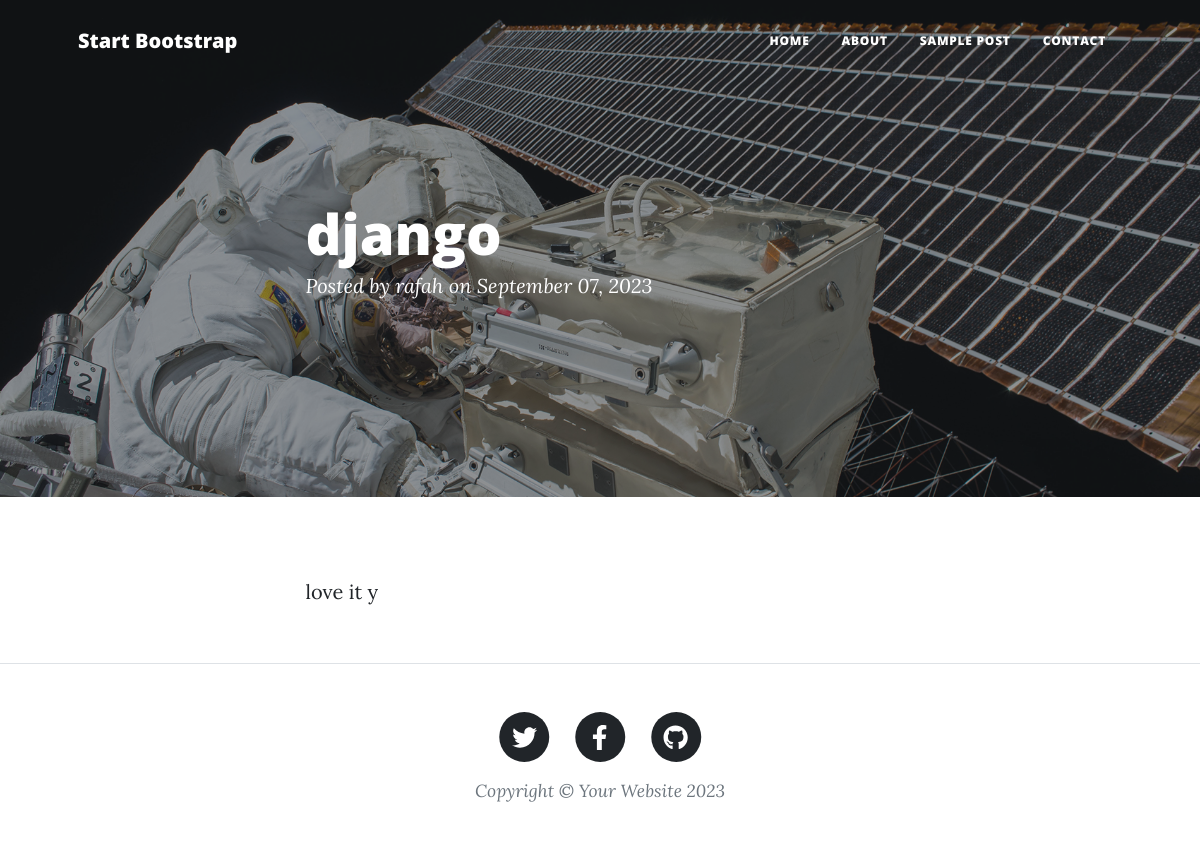
Page /blog/django on the committed database.
### posts/models.py (models this page shows, shortened)
class Post(models.Model):
    author=models.ForeignKey(User,related_name='post_author', on_delete=models.SET_NULL,null=True)
    title=models.CharField(max_length=120)
    content=models.TextField( max_length=250000)
    publish_date=models.DateTimeField(default=timezone.now)
    image = models.ImageField(upload_to='posts')
    tags = TaggableManager()
    slug = models.SlugField(null=True,blank=True)

### posts/views2.py (the view)
# urls.py: path('blog/<slug:slug>',  PostDetail.as_view()),
class PostDetail(generic.DetailView):
    model=Post

### posts/templates/posts/post_detail.html (shortened to what this page needs)
{% load static%}
<!DOCTYPE html>
<html lang="en">
    <head>
        <link href="{% static 'css/styles.css'%}" rel="stylesheet" />
    </head>
    <body>
        <nav class="navbar navbar-expand-lg navbar-light" id="mainNav">
            <div class="container px-4 px-lg-5">
                <a class="navbar-brand" href="index.html">Start Bootstrap</a>
                <div class="collapse navbar-collapse" id="navbarResponsive">
                    <ul class="navbar-nav ms-auto py-4 py-lg-0">
                        <li class="nav-item"><a class="nav-link px-lg-3 py-3 py-lg-4" href="index.html">Home</a></li>
                        <li class="nav-item"><a class="nav-link px-lg-3 py-3 py-lg-4" href="about.html">About</a></li>
                        <li class="nav-item"><a class="nav-link px-lg-3 py-3 py-lg-4" href="post.html">Sample Post</a></li>
                        <li class="nav-item"><a class="nav-link px-lg-3 py-3 py-lg-4" href="contact.html">Contact</a></li>
                    </ul>
                </div>
            </div>
        </nav>
        <header class="masthead" style="background-image: url('{% static 'assets/img/post-bg.jpg'%}')">
            <div class="container position-relative px-4 px-lg-5">
                <div class="row gx-4 gx-lg-5 justify-content-center">
                    <div class="col-md-10 col-lg-8 col-xl-7">
                        <div class="post-heading">
                            <h1>{{post.title}}</h1>
                            <span class="meta">
                                Posted by
                                <a href="#!">{{post.author}}</a>
                                on {{post.publish_date|date:"F d, o"}}
                            </span>
                        </div>
                    </div>
                </div>
            </div>
        </header>
        <article class="mb-4">
            <div class="container px-4 px-lg-5">
                <div class="row gx-4 gx-lg-5 justify-content-center">
                    <div class="col-md-10 col-lg-8 col-xl-7">
                        <p>{{post.content|safe}}</p>
                    </div>
                </div>
            </div>
        </article>
        <footer class="border-top">
            <div class="container px-4 px-lg-5">
                <div class="row gx-4 gx-lg-5 justify-content-center">
                    <div class="col-md-10 col-lg-8 col-xl-7">
                        <ul class="list-inline text-center">
                            <li class="list-inline-item">
                                <a href="#!">
                                    <span class="fa-stack fa-lg">
                                        <i class="fas fa-circle fa-stack-2x"></i>
                                        <i class="fab fa-twitter fa-stack-1x fa-inverse"></i>
                                    </span>
                                </a>
                            </li>
                            <li class="list-inline-item">
                                <a href="#!">
                                    <span class="fa-stack fa-lg">
                                        <i class="fas fa-circle fa-stack-2x"></i>
                                        <i class="fab fa-facebook-f fa-stack-1x fa-inverse"></i>
                                    </span>
                                </a>
                            </li>
                            <li class="list-inline-item">
                                <a href="#!">
                                    <span class="fa-stack fa-lg">
                                        <i class="fas fa-circle fa-stack-2x"></i>
                                        <i class="fab fa-github fa-stack-1x fa-inverse"></i>
                                    </span>
                                </a>
                            </li>
                        </ul>
                        <div class="small text-center text-muted fst-italic">Copyright &copy; Your Website 2023</div>
                    </div>
                </div>
            </div>
        </footer>
    </body>
</html>

### rows in the picture
Post: title "django", author "rafah", publish_date "September 07, 2023", content "love it y"
